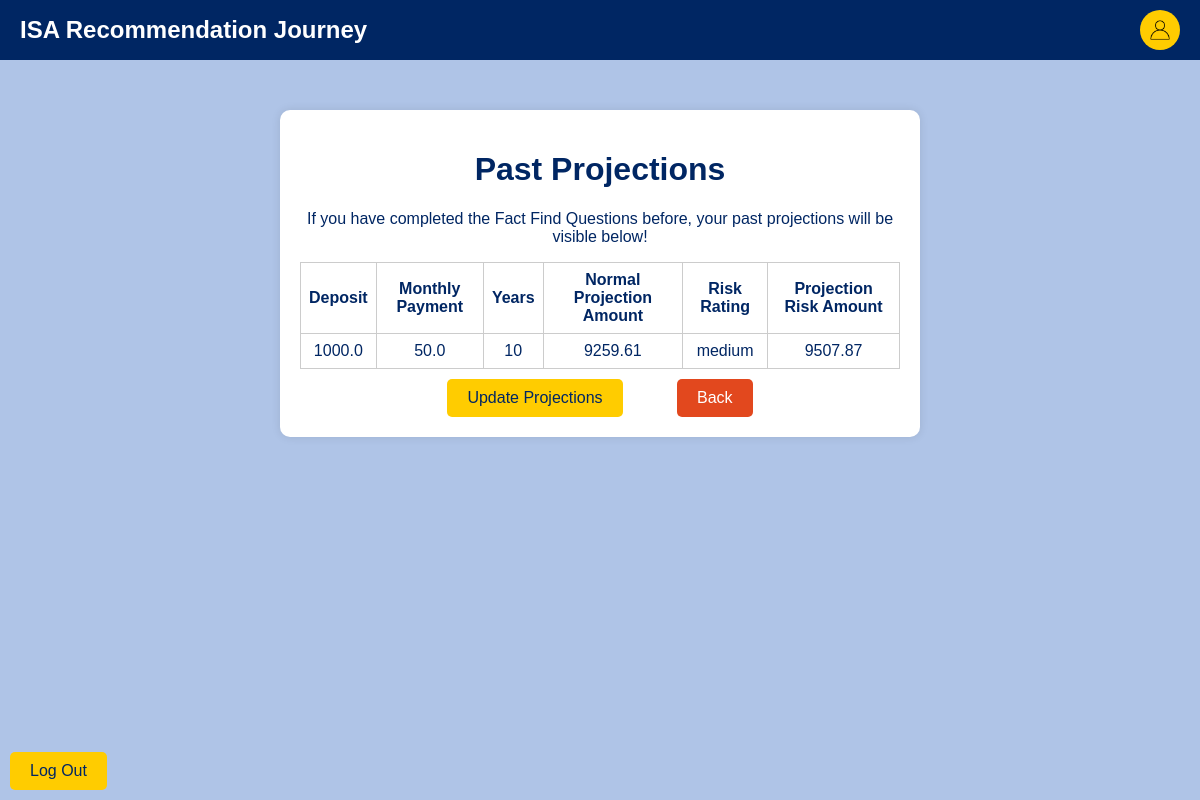
Page /recommendations (signed in) on the committed database.
### app.py (models this page shows, shortened)
class Projections(db.Model):
    id = db.Column(db.Integer, primary_key=True)
    deposit = db.Column(db.Float, nullable=False)
    monthlyPayment = db.Column(db.Float, nullable=False)
    years = db.Column(db.Integer, nullable=False)
    savings = db.Column(db.Boolean, nullable=False)
    highDebt = db.Column(db.Boolean, nullable=False)
    changes = db.Column(db.Boolean, nullable=False)
    riskRatingCount = db.Column(db.Integer, nullable=False)
    riskRating = db.Column(db.String(20), nullable=False)
    projectionAmount = db.Column(db.Float, nullable=True)
    projectionRiskAmount = db.Column(db.Float, nullable=True)
    userId = db.Column(db.Integer, db.ForeignKey('user.id'), nullable=False)
    user = db.relationship('User', backref=db.backref('projections', lazy=True))

### app.py (the view)
@app.route('/recommendations')
def recommendations():
    user = getCurrentUser()
    if user:
        userId = session['userId']
        session['came_from_recommendations'] = True
        projectionsData = Projections.query.filter_by(userId=userId).all()
        return render_template('recommendations.html', projectionsData=projectionsData)
    else:
        return redirect(url_for('index'))

### app.py (called while the page is built)
def getCurrentUser():
    if 'userId' in session:
        userId = session['userId']
        user = db.session.get(User, userId)
        if user:
            return user.id  # Return only the user ID
    return None

### templates/recommendations.html (shortened to what this page needs)
{% extends "base.html" %}
{% block content %}
<div class="content">
    <h1>Past Projections</h1>
    <p>If you have completed the Fact Find Questions before, your past projections will be visible below!</p>
    {% if projectionsData and projectionsData|length > 0 %}
    <table border="1" cellpadding="10" cellspacing="0" style="border-collapse: collapse; width: 100%;">
        <thead>
            <tr>
                <th>Deposit</th>
                <th>Monthly Payment</th>
                <th>Years</th>
                <th>Normal Projection Amount</th>
                <th>Risk Rating</th>
                <th>Projection Risk Amount</th>
            </tr>
        </thead>
        <tbody>
            {% for projection in projectionsData %}
            <tr>
                <td>{{ projection.deposit }}</td>
                <td>{{ projection.monthlyPayment }}</td>
                <td>{{ projection.years }}</td>
                <td>{{ projection.projectionAmount}}
                </td>
                <td>{{ projection.riskRating }}</td>
                <td>{{ projection.projectionRiskAmount }}</td>
            </tr>
            {% endfor %}
        </tbody>
    </table>
    <button class="button" type="button" onclick="updateButton()">Update Projections</button>
    {% else %}
    <p>You have no past projections, complete the fact find questionnaire first.</p>
    {% endif %}
    <button class="back-button" type="button" onclick="backButton()">Back</button>
</div>
{% endblock %}

### static/css/main.css (style rules this page uses)
body { font-family: Arial, sans-serif; background-color: #afc4e7; color: #fff; margin: 0; padding: 0; }
.button, .profile-button { background-color: #ffcc00; color: #002663; border: none; cursor: pointer; border-radius: 5px; }
.button { padding: 10px 20px; font-size: 16px; margin-right: 50px; }
.back-button { background-color: #e2481e; color: white; border: none; padding: 10px 20px; text-align: center; text-decoration: none; display: inline-block; font-size: 16px; margin-top: 10px; cursor: pointer; border-radius: 5px; }
.content { margin: 0 auto; width: 600px; background-color: #fff; color: #002663; padding: 20px; border-radius: 10px; box-shadow: 0px 0px 10px rgba(0, 0, 0, 0.1); }
.table, td, th { border: 1px solid #ccc; padding: 8px; text-align: center; }
table { border-collapse: collapse; width: 100%; }
th { height: 30px; }

### rows in the picture
Projections: deposit "1000.0", monthlyPayment "50.0", years "10", projectionAmount "9259.61", riskRating "medium", projectionRiskAmount "9507.87"
